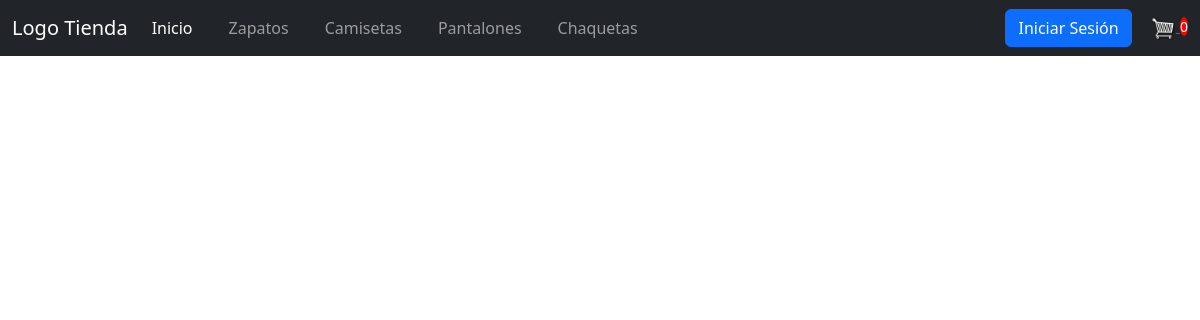
The app's page /pantalones, older data.
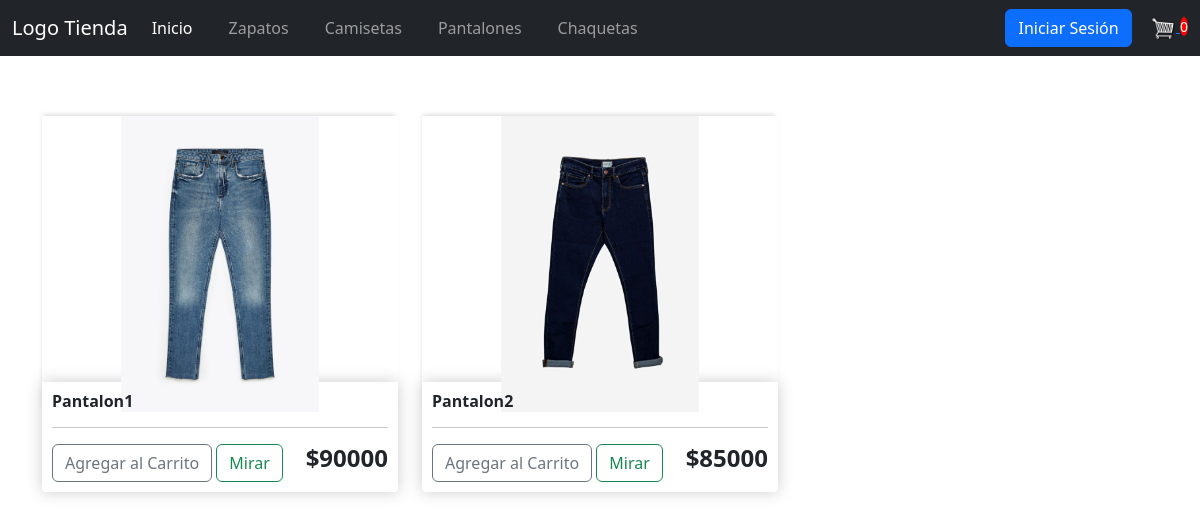
The same page, newer data.
### tienda/models.py (models this page shows, shortened)
class Pantalon(models.Model):
    nombre = models.CharField(max_length=200)
    precio = models.DecimalField(max_digits=9, decimal_places=2)
    imagen = models.ImageField(null=True, blank=True)
    @property
    def imagenURL(self):
        try:
            url = self.imagen.url
        except:
            url = ''
        return url

### tienda/views.py (the view)
# urls.py: path('pantalones', views.pantalones, name='pantalones'),
def pantalones(request):
    data = cartData(request)
    item_carrito = data['carritoItems']
    pantalones = Pantalon.objects.all()
    context = {'pantalones' : pantalones, 'item_carrito': item_carrito}
    return render(request, 'store/pantalones.html', context)

### tienda/utils.py (called while the page is built, shortened)
def cookieCart(request):
    try:
        carrito = json.loads(request.COOKIES['cart'])
    except:
        carrito = {}
    print('Carito:', carrito)
    items = []
    pedido = {'get_total_carrito': 0,
            'get_items_carrito': 0}
    item_carrito = pedido['get_items_carrito']
    return {'carritoItems': item_carrito, 'pedido': pedido, 'items': items}

def cartData(request):
    if request.user.is_authenticated:
        cliente = request.user.cliente
        pedido, creado = Pedido.objects.get_or_create(cliente = cliente, completo = False)
        items = pedido.itemspedido_set.all()
        item_carrito = pedido.get_items_carrito
    else:
        cookieData = cookieCart(request)
        item_carrito = cookieData['carritoItems']
        pedido = cookieData['pedido']
        items = cookieData['items']
    return {'carritoItems': item_carrito, 'pedido': pedido, 'items': items}

### tienda/templates/store/pantalones.html (shortened to what this page needs)
{% extends 'store/main.html' %}
{% load static %}
{% block contenido %}
<div class="row">
    {% for pantalon in pantalones %}
    <div class="col-lg-4">
        <div class="cont-Imagen">
            <img class="thumbnail" src="{{pantalon.imagenURL}}">
        </div>
        <div class="box-element product">
            <h6><strong>{{pantalon.nombre}}</strong></h6>
            <hr>
            <button data-producto={{pantalon.id}} data-accion="add" class="btn btn-outline-secondary add-btn actualizar-carrito">Agregar al Carrito</button>
            <a class="btn btn-outline-success" href="#">Mirar</a>
            <h4 style="display: block; float: right;"> <strong>${{pantalon.precio|floatformat:0}}</strong></h4>
        </div>
    </div>
    {% endfor %}
</div>
{% endblock contenido %}

Row changes from the older to the newer data that the page shows:
added Pantalon: imagenURL (picture), nombre "Pantalon1", precio "90000"
added Pantalon: imagenURL (picture), nombre "Pantalon2", precio "85000"
